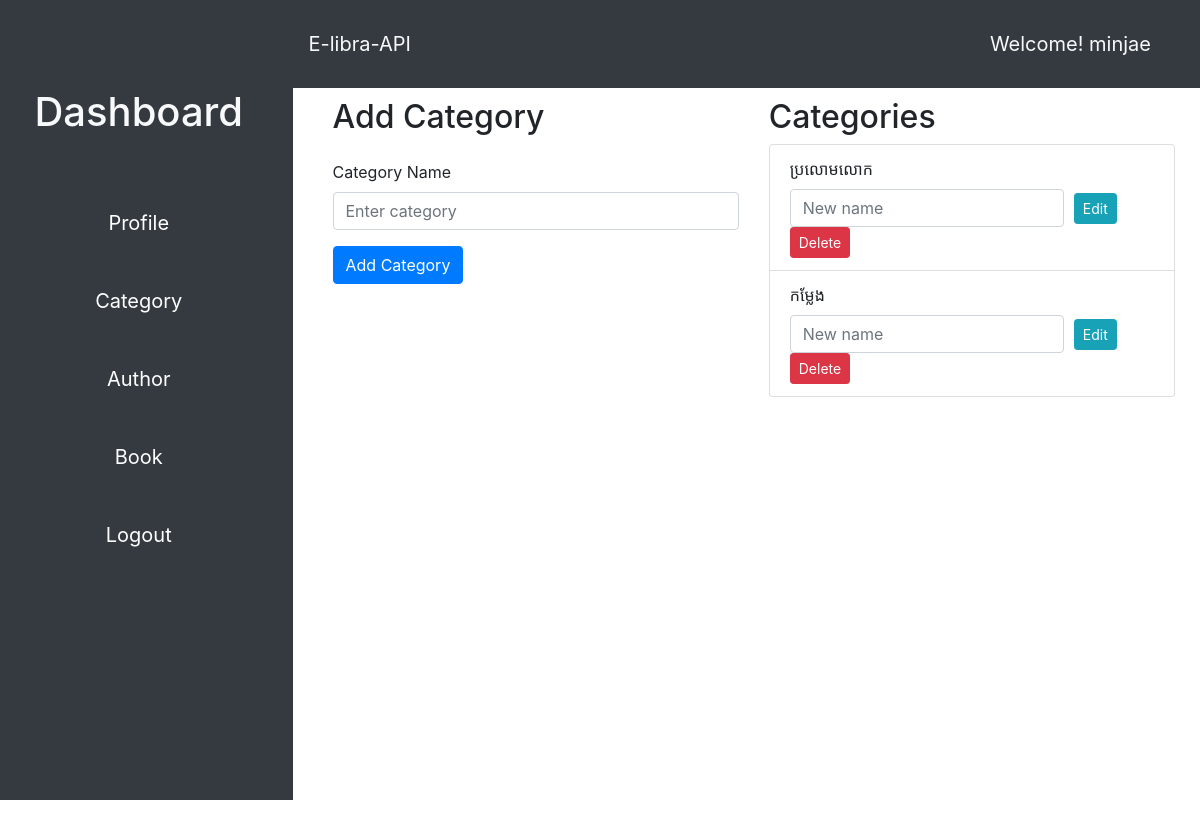
The page /category (signed in) on the database its author committed.
### app/models/__init__.py (models this page shows)
class User(db.Model, UserMixin):
    id = db.Column(db.Integer, primary_key=True)
    username = db.Column(db.String(50), unique=True, nullable=False)
    email = db.Column(db.String(120), nullable=False)
    password_hash = db.Column(db.String, nullable=False)
    gender = db.Column(db.String(10))
    role = db.Column(db.String)
    profile = db.relationship('Profile', back_populates='user')
    user_payments = db.relationship('Payment', back_populates='user')

class Category(db.Model):
    id = db.Column(db.Integer, primary_key=True)
    name = db.Column(db.String(100), nullable=False, unique=True)
    books = db.relationship('Book', back_populates='category')

### app/views/main.py (the view, shortened to what this page needs)
@main.route('/category', methods=['GET', 'POST'])
@login_required
def category():
    username = current_user.username
    form = CategoryForm()
    categories = Category.query.all()
    return render_template('category.html', form=form, username=username, categories=categories)

### app/views/auth/form.py
class CategoryForm(FlaskForm):
    name = StringField('Category Name', validators=[DataRequired()], render_kw={'placeholder': 'Enter category'})
    submit = SubmitField('Submit')

### app/views/auth/auth.py (called while the page is built)
@login_manager.user_loader
def load_user(username):
    return User.query.get(username)

### app/templates/category.html (shortened to what this page needs)
{% extends 'base.html' %}
{% block content %}
<div class="container">
    <div class="row">
        <div class="col-md-6">
            <h2>Add Category</h2>
            <form method="post" action="{{ url_for('main.category') }}" class="mt-4">
                <div class="form-group">
                    {{ form.name.label(class="form-label") }}
                    {{ form.name(class="form-control", placeholder="Enter category") }}
                </div>
                <button type="submit" class="btn btn-primary">Add Category</button>
            </form>
        </div>
        <div class="col-md-6">
            <h2>Categories</h2>
            <ul class="list-group">
                {% for category in categories %}
                    <li class="list-group-item">
                        {{ category.name }}
                        <form method="post" action="{{ url_for('main.category') }}">
                            <div class="form-row align-items-center mt-2">
                                <div class="col-auto">
                                    <input type="text" name="new_name" class="form-control" placeholder="New name" />
                                </div>
                                <div class="col-auto">
                                    <button type="submit" name="edit_category" class="btn btn-sm btn-info">Edit</button>
                                </div>
                                <div class="col-auto">
                                    <button type="submit" name="delete_category" class="btn btn-sm btn-danger">Delete</button>
                                </div>
                            </div>
                        </form>
                    </li>
                {% endfor %}
            </ul>
        </div>
    </div>
</div>
{% endblock %}

### app/templates/base.html (shortened to what this page needs)
<!DOCTYPE html>
<html lang="en">
  <head>
    <link href="https://stackpath.bootstrapcdn.com/bootstrap/4.3.1/css/bootstrap.min.css" rel="stylesheet" />
    <link rel="stylesheet" href="{{ url_for('static', filename='style.css') }}" />
  </head>
  <body>
    <div class="container-fluid">
      <div class="row">
        <aside class="col-md-3 col-lg-3 sidebar bg-dark">
          <div class="sidebar-sticky">
            <ul class="nav flex-column">
              {% if current_user.is_authenticated %}
              <h1 class="text-light my-5 text-center">Dashboard</h1>
              <li class="nav-item my-3 text-center">
                <a href="{{ url_for('main.profile') }}" class="nav-link">Profile</a>
              </li>
              <li class="nav-item my-3 text-center">
                <a href="{{ url_for('main.category') }}" class="nav-link">Category</a>
              </li>
              <li class="nav-item my-3 text-center">
                <a href="{{ url_for('main.author') }}" class="nav-link">Author</a>
              </li>
              <li class="nav-item my-3 text-center">
                <a href="{{ url_for('main.book') }}" class="nav-link">Book</a>
              </li>
              <li class="nav-item my-3 text-center">
                <a href="{{ url_for('auth.logout') }}" class="nav-link">Logout</a>
              </li>
              {% endif %}
            </ul>
          </div>
        </aside>
        <div class="w-auto col-lg-9 col-md-9">
          <section class="hero">
            <div class="hero-head">
              <nav class="navbar navbar-expand-lg d-flex navbar-light py-4 bg-dark justify-content-between">
                <a href="{{ url_for('main.index') }}" class="navbar-brand text-light text-center"
                  >E-libra-API</a
                >
                <span class="d-flex navbar-brand text-light text-center mr-5">Welcome! {{username}}</span>
              </nav>
            </div>
            <div class="hero-body">
              <div class="container has-text-centered">{% block content %}{% endblock %}</div>
            </div>
          </section>
        </div>
      </div>
    </div>
  </body>
</html>

### app/static/style.css (style rules this page uses)
.hero-body { padding: 10px; width: 100%; height: 90vh; background-color: #ffffff; }
.sidebar { width: 20%; }
.navbar { width: auto; margin-bottom: 5px; }
.nav-item { width: 100%; align-items: center; }
.row { height: 100vh; }
.sidebar-sticky { margin-top: 20px; font-size: 20px; }
.col-lg-9 { padding: 0; }
.container-fluid { height: 100vh; width: 100%; }
.hero { display: flex; flex-direction: column; justify-content: center; align-items: center; height: 100%; width: auto; }
.hero-head { width: 100%; }
.hero-body { flex-grow: 1; }

### app/templates/base.html (style rules this page uses)
html, body { height: 100%; }
.container-fluid { height: 100%; padding-right: 0; padding-left: 0; }
.sidebar { height: 100%; background-color: #343a40; padding: 20px; }
.sidebar-sticky { position: sticky; top: 0; padding-bottom: 20px; }
.nav-link { color: #fff; }
.navbar { margin-bottom: 0; }

### rows shown on the page
User: username "minjae"
Category: name "ប្រលោមលោក"
Category: name "កម្លែង"
